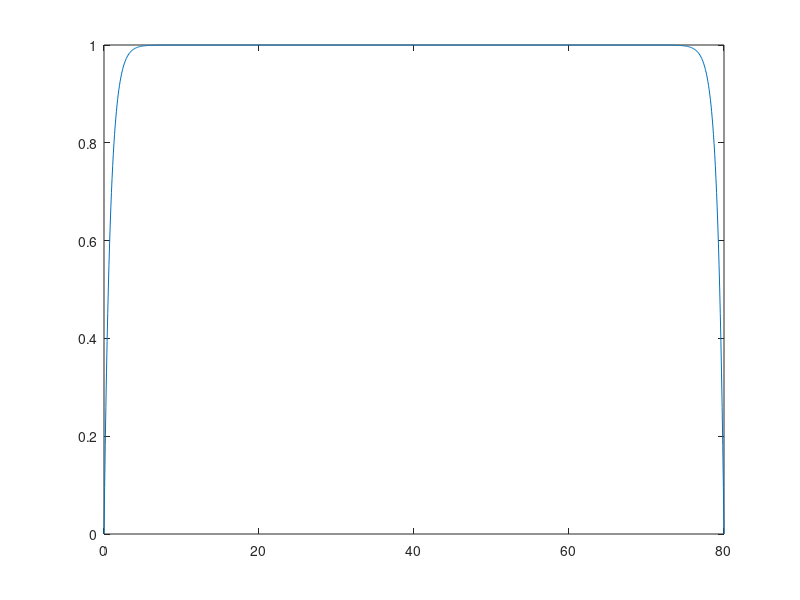

This chart was generated by the following MATLAB code:
clear;
clf;
% Model parameters (fixed)
porosity = 0.1;  % Porosity of porous medium
Re = 0.01;  % Reynolds number
Da = 1e-5;  % Darcy number
J = 1.0;  % Viscosity ratio
tau = 0.8;  % Relaxation time
dx = 0.1;  % Lattice spacing
dt = 0.01;  % Time step
% dx = 1.0;  % Lattice spacing
% dt = 1.0;  % Time step
cs_sqr = dx * dx / dt / dt / 3.0;
nu = (tau - 0.5) * cs_sqr * dt;  % Kinematic viscosity
nu_e = J * nu;  % Effective parameter
H = 80;  % Height of domain

% Derived parameters
K = Da * H * H;  % Permeability
solid_particle_diameter = sqrt(K * 150 * (1 - porosity) * (1 - porosity) /...
    porosity / porosity / porosity);
F_epsilon = 1.75 / sqrt(150 * porosity^3);  % Geometric function
u0 = Re * nu / H;  % Peak velocity
r = sqrt(nu * porosity / K / nu_e);
% Error in paper?
G = u0 * nu / K / (1 - 1 / cosh(r * H / 2));

disp(solid_particle_diameter);

% Simulation parameters
h = 0.08;  % Space step
n = H / h + 1;  % Number of elements
hh = h * h / 3;  % Convenience variable
g0 = 0.0;  % BC at y = 0
gH = 0.0;  % BC at y = H
A = h * h * F_epsilon * porosity / nu_e / sqrt(K);  % Coefficient for u^2
B = h * h * nu * porosity / K / nu_e;  % Coefficient for u
C = h * h * porosity / nu_e;  % Source term

y = linspace(0, H, n);  % Discretized domain
u = zeros(1, n);  % Initialize u
u_new = u;  % Initialize another u
iterations = 0;  % Number of iterations
tolerance = 1e-12;  % Convergence tolerance
is_unsteady = true;
u(1) = g0;  % Apply boundary conditions
u(end) = gH;  % Apply boundary conditions

% Start looping
while is_unsteady
  iterations = iterations + 1;
  u_new(2 : end - 1) = (u(3 : end) + u(2 : end - 1) + u(1 : end - 2) - A .*...
      u(2 : end - 1) .^ 2 - B .* u(2 : end - 1) + C * G) / 3.0;
  relative_err = max(abs(u_new - u));
  % fprintf('%d\n', relative_err);
  if relative_err < tolerance, is_unsteady = false; end
  u = u_new;
end
fprintf('Iterations: %d\n', iterations);
plot (y, u ./ u0);
dlmwrite('data.dat', [u' ./ u0], 'delimiter', ' ');
